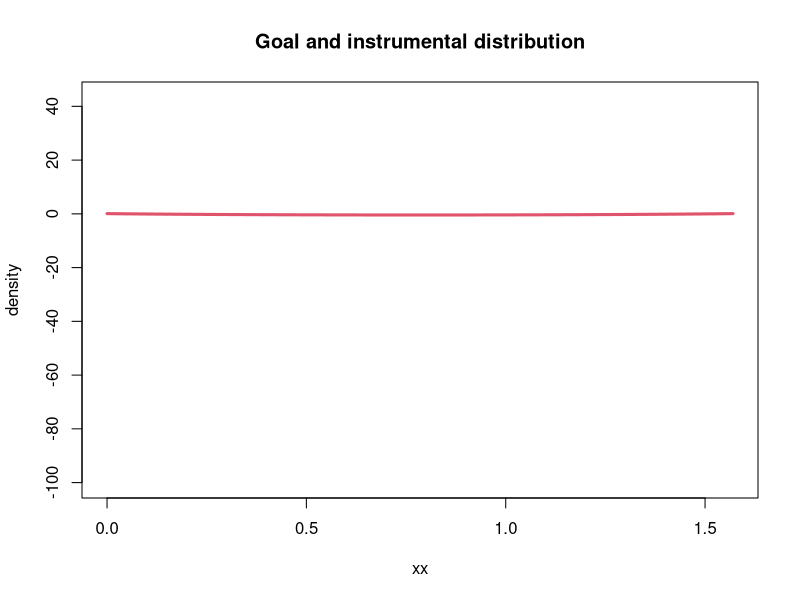
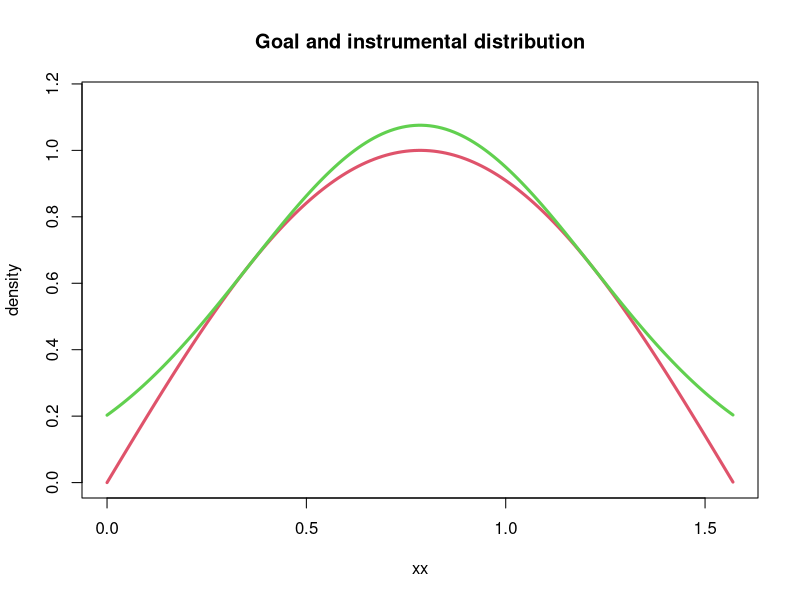

Generate these figures, in order, with R: (Note: this script raises an error after producing the figures.)
### Rejection sampling ###
### Instrument = Normal, Goal = sin ###
### Compare the calculations above ###
equation <- function(x,sigma) (x-pi/4)*tan(2*x)+2*sigma^2
dsin <- function(x){
if (x>0 & x<pi/2) return(sin(2*x))
else return(0)
}
cdf <- function(x) (1-cos(2*x))/2

Sigma <- 0.2
xmin <- uniroot(equation, c(0, pi/4-.Machine$double.eps), tol = 0.00001, sigma = Sigma)
M=dsin(xmin$root)/dnorm(xmin$root,pi/4,Sigma)

equation <- function(x,sigma) (x-pi/4)*tan(2*x)+2*sigma^2

xx <- seq(0,pi/2,0.01)
plot(xx,equation(xx,Sigma),"l",ylab="density",
ylim=c(-100,M), col=2,lty=1, lwd=3,
main="Goal and instrumental distribution")

F <- TRUE
while (F){
Sigma<-Sigma+0.001
xmin <- uniroot(equation, c(0, pi/4-.Machine$double.eps), tol = 0.00001, sigma = Sigma)
newM=dsin(xmin$root)/dnorm(xmin$root,pi/4,Sigma)
if (newM>M) {
F=FALSE
Sigma=Sigma-0.001}
else M=newM
}
print(Sigma)

acceptreject <- function(N,M,sigma)
{
rand<-rep(NA,N);
for(i in 1:N){
L<-TRUE;
while(L){
rand[i] <- rnorm(1,pi/4,sigma);
r <- dsin(rand[i])/(M*dnorm(rand[i],pi/4,sigma));
if(runif(1)<r){
L<-FALSE}
}}; return(rand)
}

xx <- seq(0,pi/2,0.01)
plot(xx,sin(2*xx),"l",ylab="density",
ylim=c(0,M), col=2,lty=1, lwd=3,
main="Goal and instrumental distribution")
lines(xx,M*dnorm(xx,pi/4,Sigma),"l",col=3,lwd=3)
legend(locator(n=1),legend=c("N(0,1)","1.52*Cauchy(0,1)"),
lwd=2,col=2:3)

### Rejection sampling###

R<-acceptreject(10000,M,Sigma)
hist(R)
ks.test(R,"cdf")